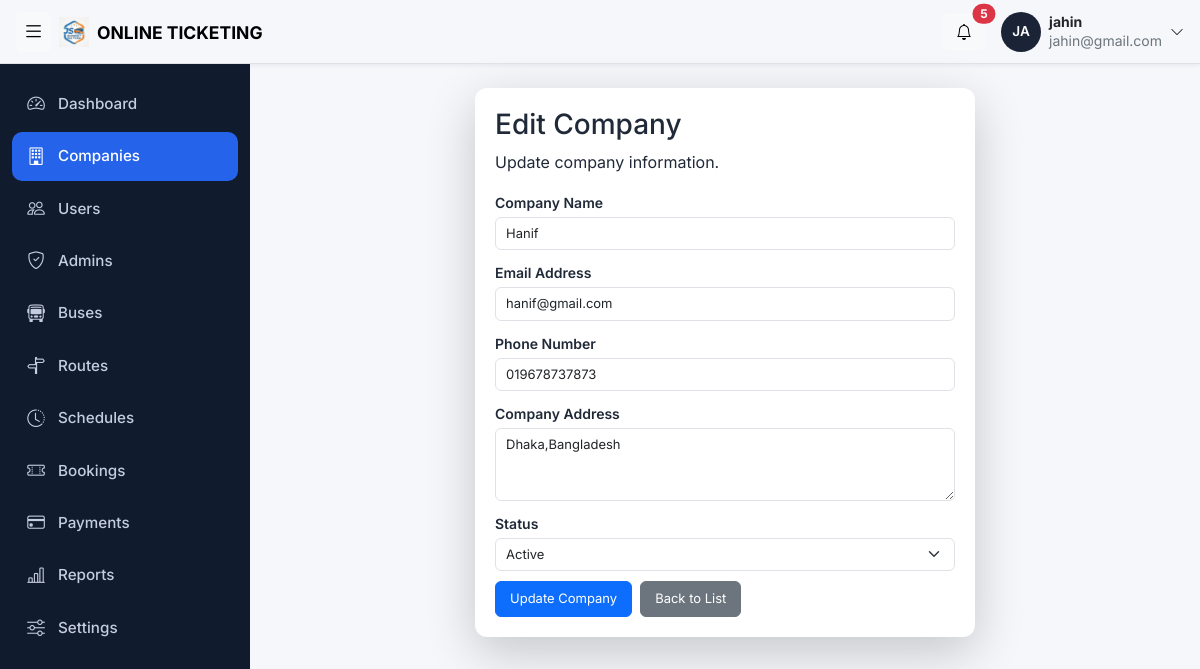
The page /admin/companies_edit.php?company_id=1 (signed in) on the database as committed earlier.
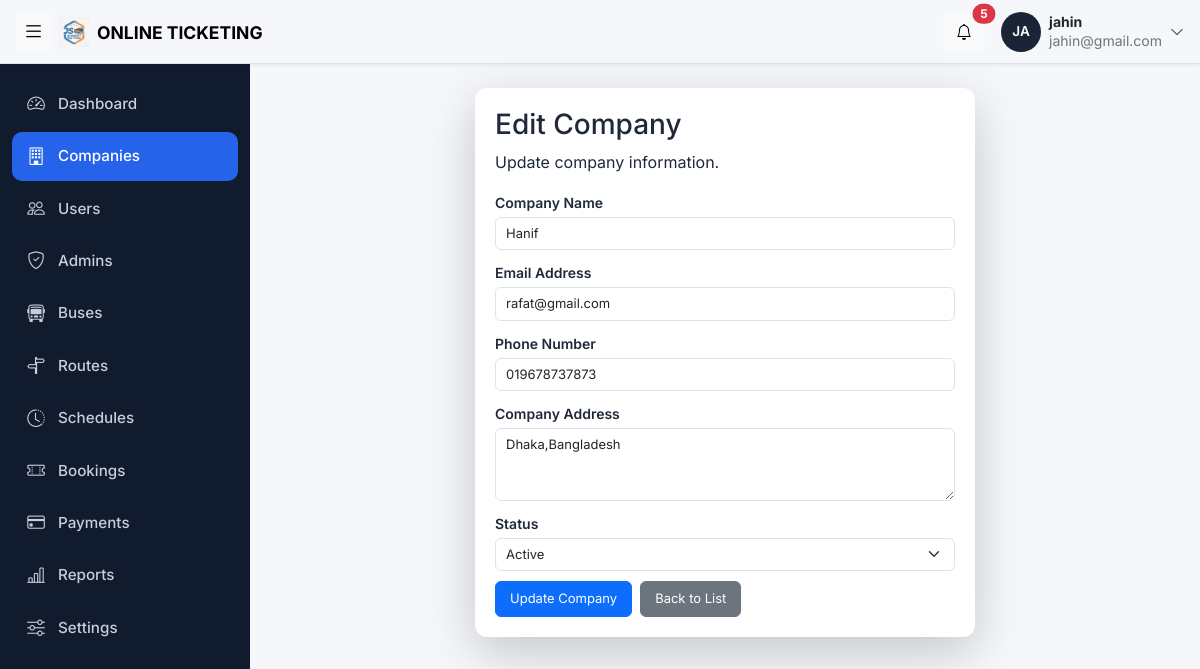
The same page on the database as committed later.
### tables this page shows
CREATE TABLE `bus_companies` (
  `company_id` int(11) NOT NULL,
  `company_name` varchar(100) NOT NULL,
  `email` varchar(100) NOT NULL,
  `phone` varchar(20) NOT NULL,
  `address` text NOT NULL,
  `status` enum('active','inactive') NOT NULL,
  `created_at` timestamp NOT NULL DEFAULT current_timestamp() ON UPDATE current_timestamp()
);

### admin/companies_edit.php (the view, shortened to what this page needs)
<?php
include '../config/db.php';
$company_id = $_GET['company_id'];
$data = $conn->query("SELECT * FROM bus_companies WHERE company_id=$company_id");
$row = $data->fetch_object();
?>
<!DOCTYPE html>
<html lang="en">
<head>
    <?php include '../includes/admin_css.php'; ?>
</head>
<body>
<?php include '../includes/topbar.php'; ?>
<div class="layout">
    <?php include '../includes/admincmsidebar.php'; ?>
    <div class="container-fluid py-4 px-4">
        <div class="company-card edit-form-card p-4">
            <div>
                <h3>Edit Company</h3>
                <p>Update company information.</p>
            </div>
            <form method="POST">
                <div class="mb-3">
                    <label>Company Name</label>
                    <input type="text" name="name"
                        class="form-control"
                        value="<?php
                         echo $row->company_name; ?>"
                        value="<?php echo $row->company_name; ?>" required>
                </div>
                <div class="mb-3">
                    <label>Email Address</label>
                    <input type="email" name="email"
                        class="form-control"
                        value="<?php echo $row->email; ?>"
                        required>
                </div>
                <div class="mb-3">
                    <label>Phone Number</label>
                    <input type="text" name="phone"
                        class="form-control"
                        value="<?php echo $row->phone; ?>"
                        required>
                </div>
                <div class="mb-3">
                    <label>Company Address</label>
                    <textarea name="address"
                        class="form-control"
                        rows="3"><?php echo $row->address; ?></textarea>
                </div>
                <div class="mb-3">
                    <label>Status</label>
                    <select name="status" class="form-select">
                        <option value="active"
                            <?php echo $row->status == 'active' ? 'selected' : ''; ?>>
                            Active
                        </option>
                    </select>
                </div>
                <div class="d-flex gap-2">
                    <button type="submit" class="btn btn-primary">
                        Update Company
                    </button>
                    <a href="companies.php" class="btn btn-secondary">
                        Back to List
                    </a>
                </div>
            </form>
        </div>
    </div>
</div>
</body>
</html>

Rows that differ between the two databases and show on the page:
changed bus_companies "Hanif": email "hanif@gmail.com" → "rafat@gmail.com"
